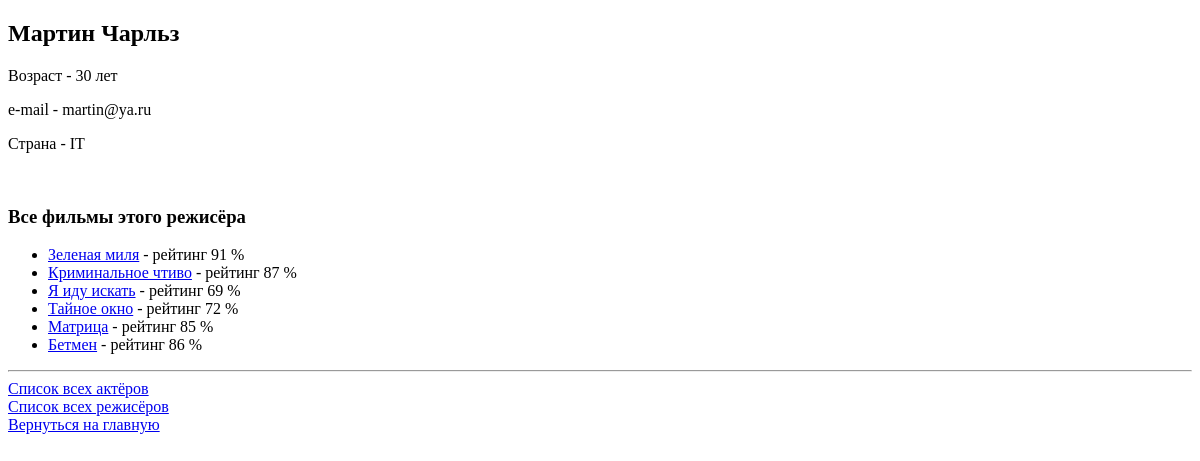
Page /director/charlz-martin on the earlier database version.
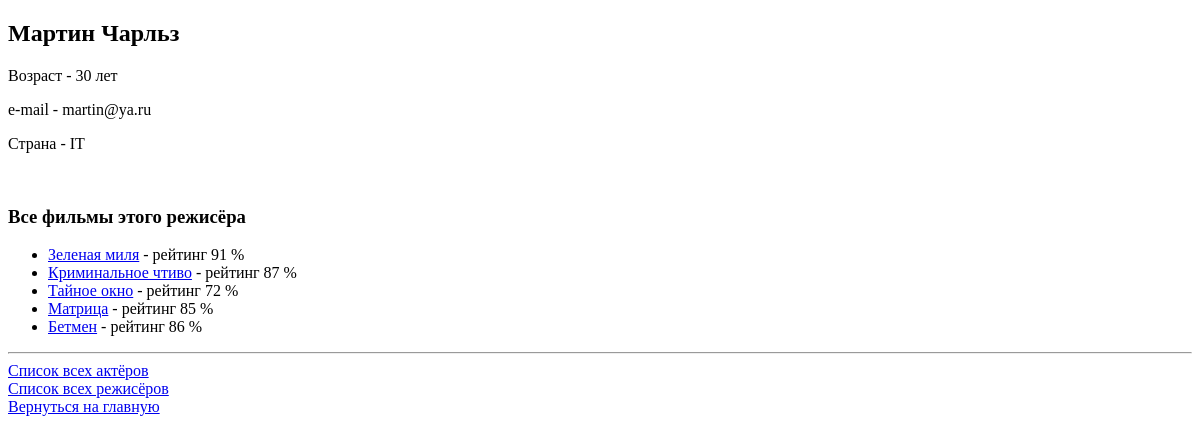
Same page on the later database version.
### movie_app/models.py (models this page shows, shortened)
class Movie(models.Model):
    EUR = 'EUR'
    USD = 'USD'
    RUB = 'RUB'
    CURRENCYL_CHOICES = [
        (EUR, 'Euro'),
        (USD, 'Dollar'),
        (RUB, 'Rubles')
    ]
    name = models.CharField(max_length=40)
    rating = models.IntegerField(blank=True, validators=[MinValueValidator(1),
                                                         MaxValueValidator(100)])
    year = models.IntegerField(null=True, blank=True, validators=[MinValueValidator(1800),
                                                                  MaxValueValidator(2022)])
    budget = models.IntegerField(default=10000000, blank=True, validators=[MinValueValidator(0)])
    currency = models.CharField(max_length=3, choices=CURRENCYL_CHOICES, default=RUB)
    slug = models.SlugField(default='', null=False, db_index=True)
    director = models.ForeignKey(Director, on_delete=models.CASCADE, null=True, related_name='movies')                     # ForeinKey - внешний ключ (связь 1 ко многим)
    actors = models.ManyToManyField(Actor, related_name='movies')
    def get_url(self):
        return reverse('movie-details', args=[self.slug])

### movie_app/views.py (the view)
# urls.py: path('director/<slug:slug_director>', views.show_one_director, name='director-details')
def show_one_director(request, slug_director):
    director = get_object_or_404(Director, slug=slug_director)
    return render(request, 'movie_app/one_director.html', {'director': director})

### movie_app/models.py (called while the page is built)
    def __str__(self):
        return f'{self.first_name} {self.last_name}'

### movie_app/templates/movie_app/one_director.html (shortened to what this page needs)
{% extends 'movie_app/base.html' %}
{% block content %}
    <h2>{{director}}</h2>
    <p>Возраст - {{director.age}} лет</p>
    <p>e-mail - {{director.director_email}}</p>
    <p>Страна - {{director.country}}</p>
<br>
    <h3>Все фильмы этого режисёра</h3>
    <ul>
        {% for movie in director.movies.all %}
            <li><a href="{{ movie.get_url }}">{{movie.name}}</a> - рейтинг {{movie.rating}} %</li>
        {% endfor %}
    </ul>
    <hr>
    <a href="{% url 'all-actors' %}">Список всех актёров</a> <br>
    <a href="{% url 'all-directors' %}">Список всех режисёров</a> <br>
    <a href="{% url 'movie-index' %}">Вернуться на главную</a>
{% endblock %}

Differences in the rows shown:
no longer on this page (row edited): Movie: name "Я иду искать", rating "69"
